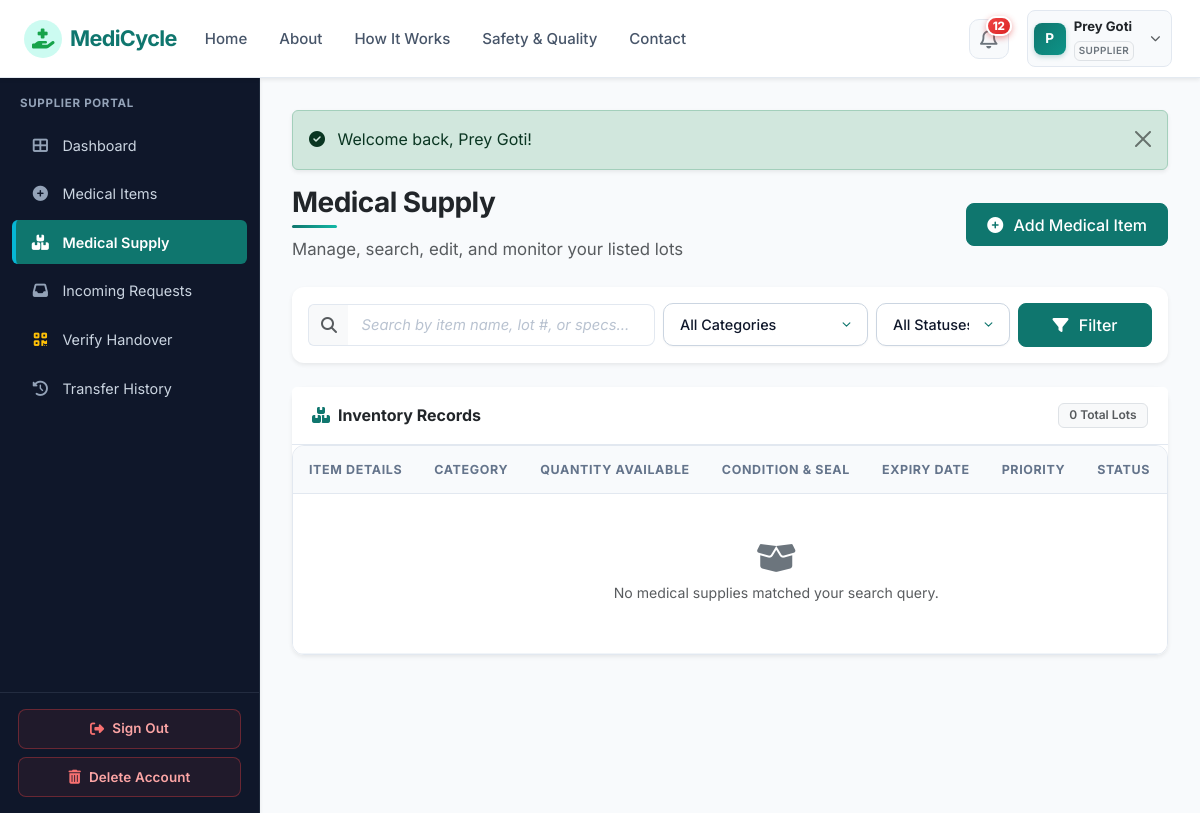
/supplier/inventory.php (signed in), run on the app's committed database.
### tables this page shows
CREATE TABLE `organizations` (
  `id` int(11) NOT NULL AUTO_INCREMENT,
  `user_id` int(11) NOT NULL,
  `organization_name` varchar(150) NOT NULL,
  `organization_type` varchar(100) NOT NULL,
  `license_number` varchar(100) DEFAULT NULL,
  `address` text NOT NULL,
  `city` varchar(100) NOT NULL,
  `state` varchar(100) NOT NULL,
  `pincode` varchar(20) NOT NULL,
  `verification_status` enum('pending','verified','rejected') DEFAULT 'pending',
  `verification_notes` text DEFAULT NULL,
  `created_at` timestamp NOT NULL DEFAULT current_timestamp(),
  `updated_at` timestamp NOT NULL DEFAULT current_timestamp() ON UPDATE current_timestamp(),
  PRIMARY KEY (`id`),
  KEY `fk_org_user` (`user_id`),
  KEY `idx_org_city` (`city`),
  KEY `idx_org_status` (`verification_status`),
  CONSTRAINT `fk_org_user` FOREIGN KEY (`user_id`) REFERENCES `users` (`id`) ON DELETE CASCADE
);

CREATE TABLE `users` (
  `id` int(11) NOT NULL AUTO_INCREMENT,
  `name` varchar(100) NOT NULL,
  `email` varchar(100) NOT NULL,
  `password` varchar(255) NOT NULL,
  `phone` varchar(20) NOT NULL,
  `role` enum('admin','supplier','ngo','delivery') NOT NULL,
  `email_verified` tinyint(1) DEFAULT 1,
  `status` enum('active','inactive','suspended','pending') DEFAULT 'active',
  `created_at` timestamp NOT NULL DEFAULT current_timestamp(),
  `updated_at` timestamp NOT NULL DEFAULT current_timestamp() ON UPDATE current_timestamp(),
  PRIMARY KEY (`id`),
  UNIQUE KEY `email` (`email`),
  KEY `idx_user_role` (`role`),
  KEY `idx_user_status` (`status`)
);

### supplier/inventory.php (the view, shortened to what the rows shown need)
<?php
require_once __DIR__ . '/../config/config.php';
require_role('supplier');
include __DIR__ . '/../includes/header.php';
include __DIR__ . '/../includes/navbar.php';
?>
<div class="app-container">
    <?php include __DIR__ . '/../includes/sidebar.php'; ?>
    <div class="app-content">
        <div class="card border-0 shadow-sm">
            <div class="card-body p-0">
                <div class="table-responsive">
                    <table class="table table-hover align-middle mb-0">
                        <thead class="table-light">
                            <tr>
                                <th>Item Details</th>
                                <th>Category</th>
                                <th>Quantity Available</th>
                                <th>Condition & Seal</th>
                                <th>Expiry Date</th>
                                <th>Priority</th>
                                <th>Status</th>
                            </tr>
                        </thead>
                    </table>
                </div>
            </div>
        </div>
    </div>
</div>
<?php include __DIR__ . '/../includes/footer.php'; ?>

### includes/navbar.php (shortened to what the rows shown need)
<?php
$currentUser = current_user();
$unreadNotifCount = 0;
if ($currentUser && isset($pdo)) {
    $unreadNotifCount = get_unread_notifications_count($pdo, $currentUser['id']);
}
$currentDir = basename(dirname($_SERVER['PHP_SELF'] ?? ''));
$isPublicPage = !in_array($currentDir, ['admin', 'supplier', 'ngo', 'delivery']);
?>
<nav class="navbar navbar-expand-lg navbar-medicycle sticky-top shadow-sm">
    <div class="container-fluid px-3 px-lg-4">
        <div class="collapse navbar-collapse" id="navbarMain">
            <ul class="navbar-nav ms-auto align-items-center gap-2">
                <?php if (!$isPublicPage && $currentUser): ?>
                    <li class="nav-item dropdown position-relative ms-1">
                        <a class="nav-link notif-icon-btn position-relative" href="#" id="notifDropdown" role="button" data-bs-toggle="dropdown" aria-expanded="false" title="Notifications">
                            <i class="far fa-bell fs-5 text-secondary"></i>
                            <?php if ($unreadNotifCount > 0): ?>
                                <span class="notif-pulse-badge">
                                    <?php echo $unreadNotifCount; ?>
                                </span>
                            <?php endif; ?>
                        </a>
                    </li>
                    <li class="nav-item dropdown ms-1">
                        <a class="nav-link user-profile-capsule d-flex align-items-center gap-2 text-dark shadow-2xs" href="#" id="userDropdown" role="button" data-bs-toggle="dropdown" aria-expanded="false">
                            <div class="user-avatar-circle">
                                <?php echo strtoupper(substr($currentUser['name'], 0, 1)); ?>
                            </div>
                            <div class="d-none d-md-block text-start pe-1">
                                <span class="d-block fw-bold small text-dark leading-tight" style="font-size:0.82rem;"><?php echo e($currentUser['name']); ?></span>
                                <span class="badge text-uppercase text-secondary bg-light border p-1" style="font-size: 0.62rem; letter-spacing:0.04em;"><?php echo strtoupper(e($currentUser['role'])); ?></span>
                            </div>
                            <i class="fas fa-chevron-down text-muted small ms-1" style="font-size:0.65rem;"></i>
                        </a>
                    </li>
                <?php endif; ?>
            </ul>
        </div>
    </div>
</nav>

### includes/sidebar.php (shortened to what the rows shown need)
<?php
$currentUser = current_user();
$currentScript = basename($_SERVER['PHP_SELF']);
if (!function_exists('is_active_link')) {
    function is_active_link($script, $dir = null) {
        global $currentScript, $currentDir;
        return ($currentScript === $script) ? 'active' : '';
    }
}
$userRole = $currentUser['role'] ?? ($_SESSION['role'] ?? '');
?>
<aside class="app-sidebar shadow-sm">
    <div class="sidebar-heading">
        <?php echo strtoupper(e($userRole)); ?> PORTAL
    </div>
    <ul class="nav flex-column mb-auto">
        <?php if ($userRole === 'admin'): ?>
            <li class="nav-item">
                <a class="nav-link <?php echo is_active_link('dashboard.php', 'admin'); ?>" href="<?php echo BASE_URL; ?>/admin/dashboard.php">
                    <i class="fas fa-chart-line"></i> Dashboard
                </a>
            </li>
            <li class="nav-item">
                <a class="nav-link <?php echo is_active_link('users.php', 'admin'); ?>" href="<?php echo BASE_URL; ?>/admin/users.php">
                    <i class="fas fa-users"></i> User Accounts
                </a>
            </li>
            <li class="nav-item">
                <a class="nav-link <?php echo is_active_link('organizations.php', 'admin'); ?>" href="<?php echo BASE_URL; ?>/admin/organizations.php">
                    <i class="fas fa-building-circle-check"></i> Organizations
                </a>
            </li>
            <li class="nav-item">
                <a class="nav-link <?php echo is_active_link('supplies.php', 'admin'); ?>" href="<?php echo BASE_URL; ?>/admin/supplies.php">
                    <i class="fas fa-boxes-stacked"></i> All Supplies
                </a>
            </li>
            <li class="nav-item">
                <a class="nav-link <?php echo is_active_link('requirements.php', 'admin'); ?>" href="<?php echo BASE_URL; ?>/admin/requirements.php">
                    <i class="fas fa-clipboard-list"></i> Requirements
                </a>
            </li>
            <li class="nav-item">
                <a class="nav-link <?php echo is_active_link('requests.php', 'admin'); ?>" href="<?php echo BASE_URL; ?>/admin/requests.php">
                    <i class="fas fa-hand-holding-medical"></i> Supply Requests
                </a>
            </li>
            <li class="nav-item">
                <a class="nav-link <?php echo is_active_link('deliveries.php', 'admin'); ?>" href="<?php echo BASE_URL; ?>/admin/deliveries.php">
                    <i class="fas fa-truck-fast"></i> Deliveries
                </a>
            </li>
            <li class="nav-item">
                <a class="nav-link <?php echo is_active_link('verify-handover.php', 'admin'); ?>" href="<?php echo BASE_URL; ?>/admin/verify-handover.php">
                    <i class="fas fa-qrcode text-warning"></i> Verify Handover
                </a>
            </li>
            <li class="nav-item">
                <a class="nav-link <?php echo is_active_link('categories.php', 'admin'); ?>" href="<?php echo BASE_URL; ?>/admin/categories.php">
                    <i class="fas fa-tags"></i> Categories
                </a>
            </li>
            <li class="nav-item">
                <a class="nav-link <?php echo is_active_link('reports.php', 'admin'); ?>" href="<?php echo BASE_URL; ?>/admin/reports.php">
                    <i class="fas fa-file-invoice"></i> Reports
                </a>
            </li>
            <li class="nav-item">
                <a class="nav-link <?php echo is_active_link('analytics.php', 'admin'); ?>" href="<?php echo BASE_URL; ?>/admin/analytics.php">
                    <i class="fas fa-chart-pie"></i> Analytics
                </a>
            </li>
            <li class="nav-item">
                <a class="nav-link <?php echo is_active_link('settings.php', 'admin'); ?>" href="<?php echo BASE_URL; ?>/admin/settings.php">
                    <i class="fas fa-sliders"></i> System Settings
                </a>
            </li>
        <?php elseif ($userRole === 'supplier'): ?>
            <li class="nav-item">
            </li>
            <li class="nav-item">
            </li>
            <li class="nav-item">
            </li>
            <li class="nav-item">
            </li>
            <li class="nav-item">
            </li>
            <li class="nav-item">
            </li>
        <?php endif; ?>
    </ul>
    <div class="sidebar-footer mt-auto">
        <a href="<?php echo BASE_URL; ?>/logout.php" class="btn-sidebar-signout mb-2">
        </a>
        <button type="button" class="btn-sidebar-delete" data-bs-toggle="modal" data-bs-target="#deleteAccountModal">
        </button>
    </div>
</aside>

### data on the page
organizations: user.name "P", user.name "Prey Goti", user.role "SUPPLIER"

### other printed values
$unreadNotifCount "12"
$message "Welcome back, Prey Goti!"
count($supplies) "0"
